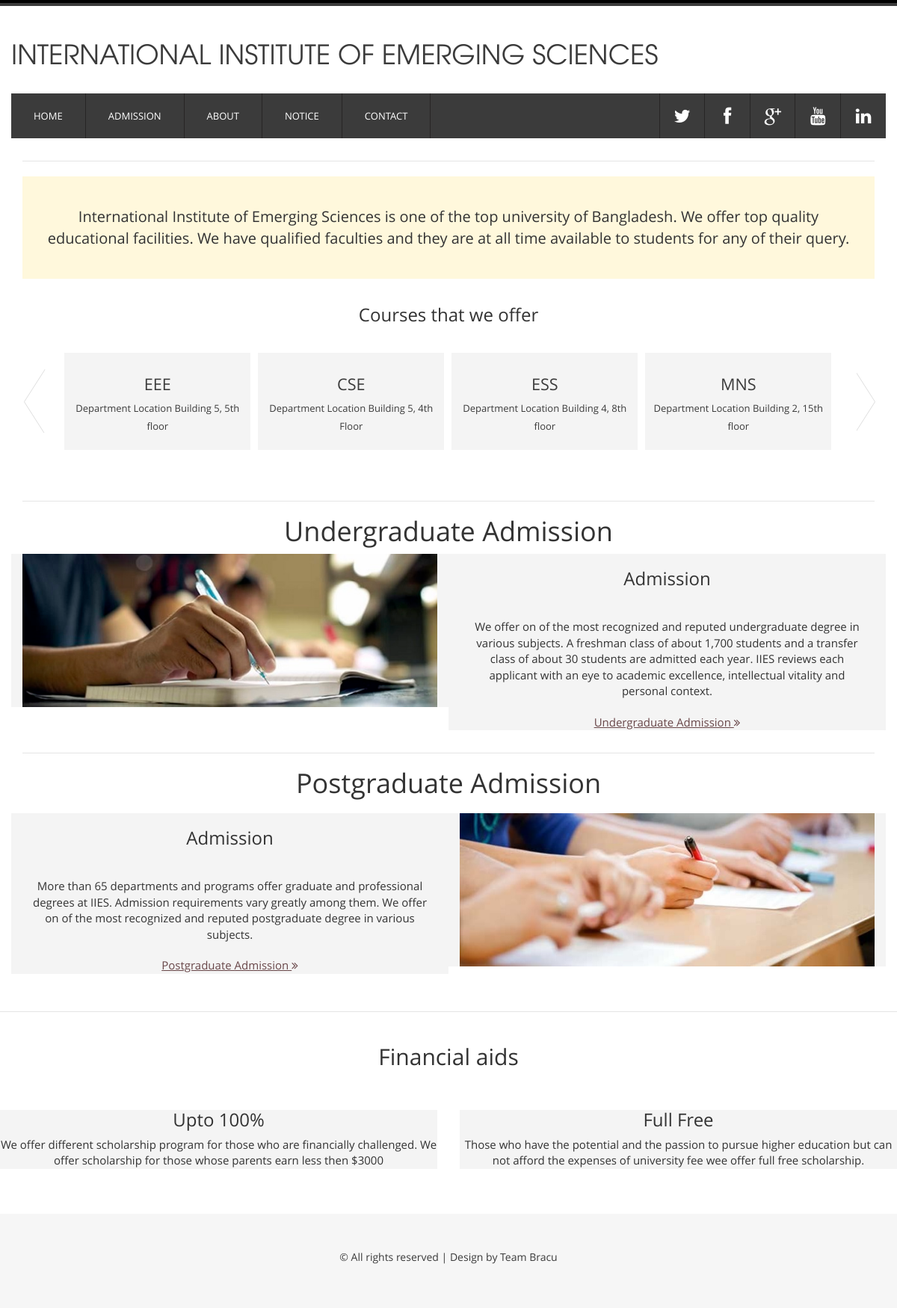
The app's page /admissions2.php with its own data.
### tables this page shows
CREATE TABLE `department` (
  `dept_id` int(5) NOT NULL,
  `dept_name` varchar(20) NOT NULL,
  `dept_loc` varchar(100) NOT NULL
);

### admissions2.php (called while the page is built, shortened)
<?php
include 'includes/database.php';
include 'includes/header2.php';
include 'includes/landing2.php';
include 'includes/footer.php';
?>

### includes/landing2.php (the view, shortened to what this page needs)
<?php
include_once ('database.php');
            $qry = "select dept_name, dept_loc from department";
            $result = mysqli_query($conn,$qry);
?>
<body>
<div class="main_bg"  >
	<div class="container">
		<div class="containerTemp" style="max-width: 100%; ">
            <hr class="hr">
            <div class="description">
                <p>International Institute of Emerging Sciences is one of the top university of Bangladesh. We offer top quality educational facilities. We have qualified faculties and they are
                at all time available to students for any of their query. </p>
            </div>
            <div><h3 style="text-align: center">Courses that we offer</h3></div>
            <div id="owl-demo" class="owl-carousel text-center">
                <?php
                    while ($dept = mysqli_fetch_assoc($result)){
                ?>
                <div class="item" id="insideCourse" style="background-color: #f4f4f4">
                            <div class="cau_left">
                                <?php
                                    echo "<h4><a href='includes/info2.php'>".$dept["dept_name"]."</a></h4>";
                                    echo "<p>Department Location ".$dept["dept_loc"]."</p>";
                                ?>
                            </div>
                    </div>
                <?php
                    }
                ?>
            </div>
            <div class="underGrad"  >
                <hr class="hr">
                <header ><h1 style="text-align: center; margin-top: 15px;">Undergraduate Admission</h1></header>
                <div class="row" >
                	<div class="col-sm-6" style="background: #f4f4f4;  ">
                		<div class="inside" style=" font-size: 15px; ">
                		<img src="css/images/xm.jpg" id="xm_img" style="width:100%; ">
                        </div>
                    </div>
                    <div class="col-sm-6" style="background: #f4f4f4;  text-align:center ">
                        <div class="inside" style=" font-size: 15px;">
                            <h3>Admission</h3>
                            <p style="padding:10px">
                                <br>We offer on of the most recognized and reputed undergraduate degree in various subjects. A freshman class of about 1,700 students
                                and a transfer class of about 30 students are admitted each year. IIES reviews each applicant with an eye to academic excellence,
                                intellectual vitality and personal context.
                            </p>
                        <div>
                            <span class="admisFake" onclick="show('admisU')" style="color: #694749">Undergraduate Admission <i class="fa fa-angle-double-right"></i></span>
                        </div>
                        </div>
                    </div>
                    </div>
                </div>
                <div class="postGrad"  >
                <hr class="hr">
                <header ><h1 style="text-align: center; margin-top: 10px; margin-bottom:20px">Postgraduate Admission</h1></header>
                <div class="row" >
                    <div class="col-sm-6" style="background: #f4f4f4; text-align:center; margin-bottom:20px">
                        <div class="inside" style="font-size: 15px;">
                            <h3>Admission</h3>
                            <p style="padding:10px">
                                <br>More than 65 departments and programs offer graduate and professional degrees at IIES. Admission requirements vary
                                    greatly among them. We offer on of the most recognized and reputed postgraduate degree in various subjects.
                            </p>
                             <div> <span class="admisFake" onclick="show('admisP')" style="color: #694749">Postgraduate Admission <i class="fa fa-angle-double-right"></i></span> </div>
                        </div>
                        </div>
                        <div class="col-sm-6" style="background: #f4f4f4;">
                        		<div class="inside" style="font-size: 15px; ">
                            <img src="css/images/xm_2.jpg" id="xm_img" style="width:100%" >
                        </div>
                        </div>
                    </div>
                    </div>
                    </div>
                </div>
            </div>
            <div class="finance_aid" style="height: 150%;">
                <hr class="hr">
                <h2 style="text-align: center;padding: 2%;">Financial aids</h2>
                <div class="row">
                  <div class="col-sm-6">
                    <div class="card">
                        <div class="card-block" style="background-color: #f4f4f4;">
                          <h3 class="card-title" style="text-align: center">Upto 100%</h3>
                        <p class="card-text" style="text-align: center; font-size: 15px">We offer different scholarship program for those who are financially challenged. We offer scholarship for
                            those whose parents earn less then &dollar;3000</p>
                      </div>
                    </div>
                  </div>
                  <div class="col-sm-6">
                    <div class="card">
                        <div class="card-block" style="background-color: #f4f4f4;">
                          <h3 class="card-title" style="text-align: center">Full Free</h3>
                        <p class="card-text" style="text-align: center; font-size: 15px">Those who have the potential and the passion to pursue higher education but can not afford the
                        expenses of university fee wee offer full free scholarship.</p>
                      </div>
                    </div>
                  </div>
                </div>
            </div>
</body>

### css/admission.css (style rules this page uses)
.admisFake { color: blue; text-decoration: underline; cursor: pointer; }
.containerTemp { max-width: 100%; }
.hr { margin-top: 3rem; margin-bottom: 2rem; border: 0; border-top: 1px solid rgba(0,0,0,.1); }
.description { padding-bottom: 3px; padding-left: 30px; padding-right: 30px; background: cornsilk; margin-bottom:3% ; }
.description p { text-align: center; font-size: 20px; padding-top: 10px; }

### css/style.css (style rules this page uses)
body { font-family: 'open_sansregular'; background:#ffffff; font-size: 100%; }
.main_bg { background: #ffffff; }

### includes/landing2.php (style rules this page uses)
.description { padding:30px !important; font-size:20px; }

### records on screen
department: dept_name "EEE", dept_loc "Building 5, 5th floor"
department: dept_name "CSE", dept_loc "Building 5, 4th Floor"
department: dept_name "ESS", dept_loc "Building 4, 8th floor"
department: dept_name "MNS", dept_loc "Building 2, 15th floor"
